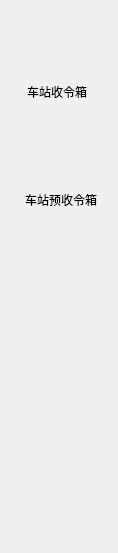
       <widget class="QWidget" name="page">
        <property name="geometry">
         <rect>
          <x>0</x>
          <y>0</y>
          <width>118</width>
          <height>553</height>
         </rect>
        </property>
        <property name="inputMethodHints">
         <set>Qt::ImhUrlCharactersOnly</set>
        </property>
        <attribute name="label">
         <string comment="64">车站</string>
        </attribute>
        <layout class="QVBoxLayout" name="verticalLayout_2" stretch="1,1,5">
         <property name="spacing">
          <number>12</number>
         </property>
         <property name="leftMargin">
          <number>18</number>
         </property>
         <property name="topMargin">
          <number>12</number>
         </property>
         <property name="rightMargin">
          <number>18</number>
         </property>
         <property name="bottomMargin">
          <number>12</number>
         </property>
         <item>
          <widget class="QWidget" name="stationReceive" native="true">
           <property name="minimumSize">
            <size>
             <width>78</width>
             <height>96</height>
            </size>
           </property>
           <property name="maximumSize">
            <size>
             <width>78</width>
             <height>96</height>
            </size>
           </property>
           <layout class="QVBoxLayout" name="verticalLayout" stretch="1,1">
            <property name="spacing">
             <number>0</number>
            </property>
            <property name="leftMargin">
             <number>0</number>
            </property>
            <property name="topMargin">
             <number>0</number>
            </property>
            <property name="rightMargin">
             <number>0</number>
            </property>
            <property name="bottomMargin">
             <number>0</number>
            </property>
            <item>
             <widget class="QLabel" name="label">
              <property name="minimumSize">
               <size>
                <width>79</width>
                <height>64</height>
               </size>
              </property>
              <property name="maximumSize">
               <size>
                <width>10</width>
                <height>64</height>
               </size>
              </property>
              <property name="styleSheet">
               <string notr="true">image: url(:/CTCProject/icon/inbox.png);</string>
              </property>
              <property name="text">
               <string/>
              </property>
              <property name="scaledContents">
               <bool>true</bool>
              </property>
              <property name="alignment">
               <set>Qt::AlignCenter</set>
              </property>
             </widget>
            </item>
            <item>
             <widget class="QLabel" name="label_2">
              <property name="text">
               <string>车站收令箱</string>
              </property>
              <property name="alignment">
               <set>Qt::AlignCenter</set>
              </property>
             </widget>
            </item>
           </layout>
          </widget>
         </item>
         <item>
          <widget class="QWidget" name="stationAdvancereceipt" native="true">
           <property name="minimumSize">
            <size>
             <width>81</width>
             <height>96</height>
            </size>
           </property>
           <property name="maximumSize">
            <size>
             <width>10</width>
             <height>96</height>
            </size>
           </property>
           <layout class="QVBoxLayout" name="verticalLayout_3">
            <property name="spacing">
             <number>0</number>
            </property>
            <property name="leftMargin">
             <number>5</number>
            </property>
            <property name="topMargin">
             <number>0</number>
            </property>
            <property name="rightMargin">
             <number>0</number>
            </property>
            <property name="bottomMargin">
             <number>0</number>
            </property>
            <item>
             <widget class="QLabel" name="label_3">
              <property name="minimumSize">
               <size>
                <width>72</width>
                <height>64</height>
               </size>
              </property>
              <property name="maximumSize">
               <size>
                <width>72</width>
                <height>64</height>
               </size>
              </property>
              <property name="styleSheet">
               <string notr="true">image: url(:/CTCProject/icon/inbox.png);</string>
              </property>
              <property name="text">
               <string/>
              </property>
             </widget>
            </item>
            <item>
             <widget class="QLabel" name="label_4">
              <property name="text">
               <string>车站预收令箱</string>
              </property>
              <property name="alignment">
               <set>Qt::AlignCenter</set>
              </property>
             </widget>
            </item>
           </layout>
          </widget>
         </item>
         <item>
          <spacer name="verticalSpacer">
           <property name="orientation">
            <enum>Qt::Vertical</enum>
           </property>
           <property name="sizeHint" stdset="0">
            <size>
             <width>20</width>
             <height>40</height>
            </size>
           </property>
          </spacer>
         </item>
        </layout>
       </widget>
